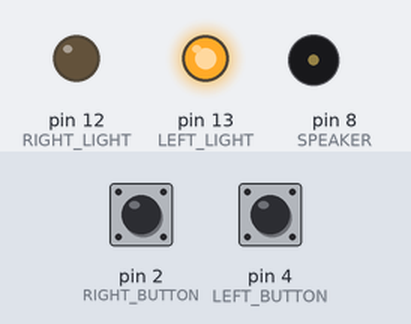
A sketch run on a simulated Arduino Uno, built with avr-gcc and run on an emulated ATmega328P. Parts: output pins drawn as LEDs (lit = HIGH), buzzer (waves = sounding). The test bench sets the inputs (shaded band); at power-on: pin 2 (RIGHT_BUTTON) LOW, pin 4 (LEFT_BUTTON) LOW. Random numbers use the default seed unless the sketch sets one.

Above: at 2.62 s.
At 3.7 s:
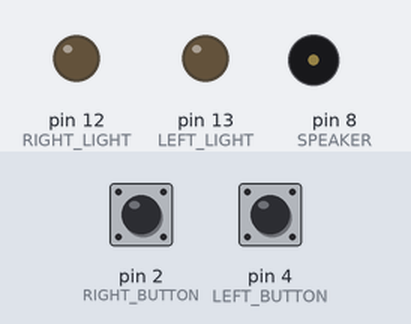
3.8 s: pin 2 (RIGHT_BUTTON) pulled HIGH for 0.15 s
At 5.17 s:
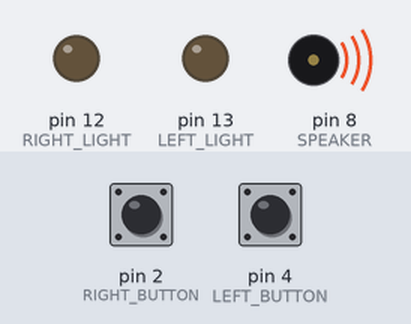
Timing chart, 0 to 11.7 s (numbered marks = the images above; inputs shaded):
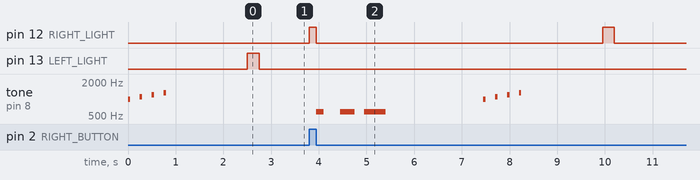

The sketch:

SimonSaysSub.ino
```cpp
/*  The following code builds a Simon Says Game using an Arduino microcontroller.
    The user has to repeat a given pattern shown by LEDs by pressing buttons.
    The game is lost when said pattern cannot be repeated in the right way or
    no button has been pressed for three seconds.

    Made by Jule Voskamp and Jacob Tumak
    Last modified on Dec. 04th, 2022  */

#include <time.h>

const int LEFT_LIGHT = 13;
const int RIGHT_LIGHT = 12;
const int SPEAKER = 8;
const int LEFT_BUTTON = 4;
const int RIGHT_BUTTON = 2;
const int LEFT = 1;
const int RIGHT = 2;

/*––––––––––––Prototypes––––––––––––*/
void PlayGame(void);
int PlayFollower(int, int[]);
void GenLeader(int[], int);
void PlaySpeakerStart();
void PlaySpeakerLost();
void NextRoundSpeaker();
/*––––––––––––––––––––––––––––––––––*/

/*–––––––––––––––SETUP––––––––––––––*/
void setup() {
  pinMode(LEFT_LIGHT, OUTPUT);
  pinMode(RIGHT_LIGHT, OUTPUT);
  pinMode(SPEAKER, OUTPUT);
  pinMode(LEFT_BUTTON, INPUT);
  pinMode(RIGHT_BUTTON, INPUT);
  srand((unsigned) time(NULL));
}
/*––––––––––––––––––––––––––––––––––*/

/*––––––––––––MAIN–LOOP–––––––––––––*/
void loop() {
  PlayGame();
  delay(1000);
}
/*––––––––––––––––––––––––––––––––––*/

/*––––––MAIN–PLAYGAME–FUNCTION––––––*/
void PlayGame(void){
  int leader[20];
  int checkStatus = 1;
  static int round = 1;

  PlaySpeakerStart();
  delay (1500);
  do{
    PlayLeader(leader, round);
    checkStatus = PlayFollower(round, leader);
    if (checkStatus == -1)
    round = 0;

    ++round;
    delay(1500);

    }while(checkStatus != -1 && round < 20);

}
/*––––––––––––––––––––––––––––––––––*/

/*–––––––––––USERTURN–LOGIC–––––––––*/
int PlayFollower(int round, int leader[]){
  int LBtn = LOW, RBtn = LOW;               //initialize both buttons with "LOW" state
  int i = 0;
  unsigned long timeStart = millis();
  int timeCheck;

  do{
  RBtn = digitalRead(RIGHT_BUTTON); LBtn = digitalRead(LEFT_BUTTON); //Get Button State

  timeCheck = millis() - timeStart;
  if(timeCheck > 3000){   //more than 3 seconds passed since pressed a button
  PlaySpeakerLost();
  return -1;}

  if(RBtn == HIGH){   //right button is pressed
    while(RBtn == HIGH){
    RBtn = digitalRead(RIGHT_BUTTON);
    digitalWrite(RIGHT_LIGHT, HIGH);}

    if(leader[i] == RIGHT){ //pressed button fits LED that blinked
      timeStart = millis(); //Resets time since last click
      ++i;
    }
      else{                 //pressed button does not fit LED that blinked
         digitalWrite(RIGHT_LIGHT, LOW);
        PlaySpeakerLost();
      return -1;}
      delay(100);
      digitalWrite(RIGHT_LIGHT, LOW);
  }

  else if(LBtn == HIGH){ //left button is pressed
    while(LBtn == HIGH){
    LBtn = digitalRead(LEFT_BUTTON);
    digitalWrite(LEFT_LIGHT, HIGH);}

    if(leader[i] == LEFT){  //pressed button fits LED that blinked
      timeStart = millis(); // Resets time since last click
    ++i;
    }
    else{                   //pressed button does not fit LED that blinked
       digitalWrite(LEFT_LIGHT, LOW);
      PlaySpeakerLost();
    return -1;}
      delay(100);
      digitalWrite(LEFT_LIGHT, LOW);
  }

  }while(i < round);
  NextRoundSpeaker();
  return 1;
}
/*––––––––––––––––––––––––––––––––––*/

/*––––––CREATES–RANDOM–ARRAY––––––––*/
void GenLeader(int leader[], int round)
{
  int i;

  for (i = 0; i < round; ++i)
  {
    leader[i] = 1 + (rand() % 2);
  }
}
/*––––––––––––––––––––––––––––––––––*/

/*––––––––––––PLAYS–SIMON–––––––––––*/
void PlayLeader(int leader[], int round){
  int i;

  GenLeader(leader, round);

  for(i = 0; i < round; ++i){
    if(leader[i] == LEFT){
      digitalWrite(LEFT_LIGHT, HIGH);
      delay(250);
      digitalWrite(LEFT_LIGHT, LOW);
    }

    else if (leader[i] == RIGHT){
      digitalWrite(RIGHT_LIGHT, HIGH);
      delay(250);
      digitalWrite(RIGHT_LIGHT, LOW);
    }
      delay(200);
  }
}
/*––––––––––––––––––––––––––––––––––*/

/*––––––––TONE–FOR–GAME–START–––––––*/
void PlaySpeakerStart()
{
  int i;

  for(i=1000; i < 1400; i = i + 100) {
    tone(8, i, 50);
    delay(250);
  }
}
/*––––––––––––––––––––––––––––––––––*/

/*––––––––TONE–FOR–NEXT–ROUND–––––––*/
void NextRoundSpeaker()
{
   int i;

  for(i=1000; i < 1400; i = i + 100) {
    tone(8, i, 50);
    delay(50);
  }
}
/*––––––––––––––––––––––––––––––––––*/

/*–––––––––TONE–IF–GAME–LOST––––––––*/
void PlaySpeakerLost()
{
    tone(8, 600, 150);
  	delay(500);
    tone(8, 600, 300);
    delay(500);
    tone(8, 600, 450);

}
/*––––––––––––––––––––––––––––––––––*/
```

Measured:
- by itself, tone on pin 8 (SPEAKER): plays 600 Hz for 0.15 s, 600 Hz for 0.30 s, 600 Hz for 0.45 s, 1000 Hz for 0.05 s, 1100 Hz for 0.05 s, 1200 Hz for 0.05 s … (7 notes in this stretch)
